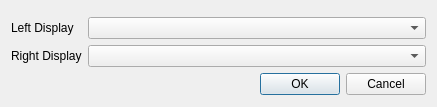
<?xml version="1.0" encoding="UTF-8"?>
<ui version="4.0">
 <class>camSelDlg</class>
 <widget class="QDialog" name="camSelDlg">
  <property name="geometry">
   <rect>
    <x>0</x>
    <y>0</y>
    <width>437</width>
    <height>107</height>
   </rect>
  </property>
  <property name="windowTitle">
   <string>Dialog</string>
  </property>
  <layout class="QFormLayout" name="formLayout_2">
   <property name="fieldGrowthPolicy">
    <enum>QFormLayout::AllNonFixedFieldsGrow</enum>
   </property>
   <item row="0" column="0">
    <layout class="QFormLayout" name="formLayout"/>
   </item>
   <item row="1" column="0">
    <widget class="QLabel" name="label">
     <property name="text">
      <string>Left Display</string>
     </property>
    </widget>
   </item>
   <item row="1" column="1">
    <widget class="QComboBox" name="leftBox"/>
   </item>
   <item row="3" column="0">
    <widget class="QLabel" name="label_2">
     <property name="text">
      <string>Right Display</string>
     </property>
    </widget>
   </item>
   <item row="3" column="1">
    <widget class="QComboBox" name="rightBox"/>
   </item>
   <item row="4" column="1">
    <widget class="QDialogButtonBox" name="buttonBox">
     <property name="standardButtons">
      <set>QDialogButtonBox::Cancel|QDialogButtonBox::Ok</set>
     </property>
    </widget>
   </item>
  </layout>
 </widget>
 <resources/>
 <connections/>
</ui>
